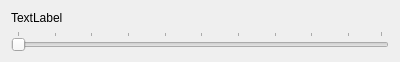
<?xml version="1.0" encoding="UTF-8"?>
<ui version="4.0">
 <class>LabeledSlider</class>
 <widget class="QWidget" name="LabeledSlider">
  <property name="geometry">
   <rect>
    <x>0</x>
    <y>0</y>
    <width>400</width>
    <height>52</height>
   </rect>
  </property>
  <property name="windowTitle">
   <string>Form</string>
  </property>
  <layout class="QVBoxLayout" name="verticalLayout">
   <item>
    <widget class="QLabel" name="text">
     <property name="text">
      <string>TextLabel</string>
     </property>
    </widget>
   </item>
   <item>
    <widget class="QSlider" name="slider">
     <property name="tabletTracking">
      <bool>false</bool>
     </property>
     <property name="tracking">
      <bool>true</bool>
     </property>
     <property name="orientation">
      <enum>Qt::Horizontal</enum>
     </property>
     <property name="tickPosition">
      <enum>QSlider::TicksAbove</enum>
     </property>
     <property name="tickInterval">
      <number>10</number>
     </property>
    </widget>
   </item>
  </layout>
 </widget>
 <resources/>
 <connections/>
</ui>
